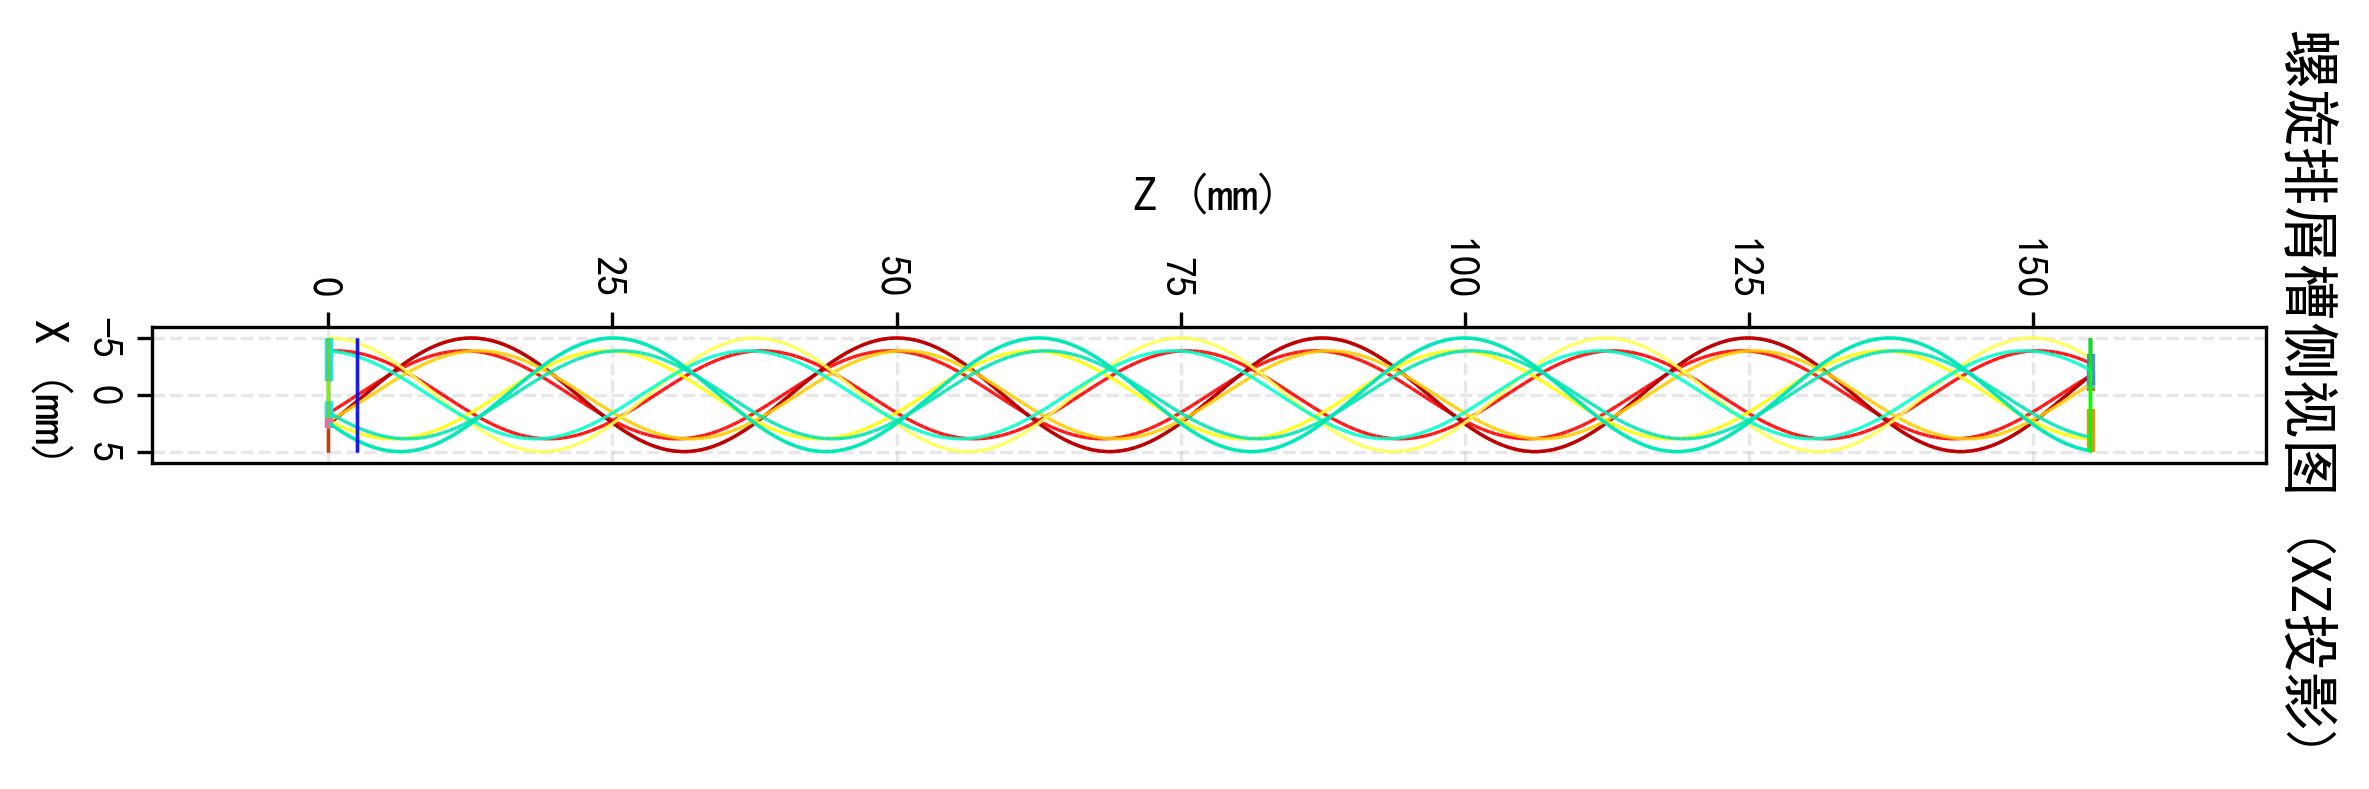

This figure's Python source:
#!/usr/bin/env python3
# -*- coding: utf-8 -*-
"""
螺旋排屑槽3D模型侧视图生成工具
只绘制边缘线条，生成侧视图投影
"""

import math
import numpy as np
import sys
import json
import os
import matplotlib.pyplot as plt
import matplotlib.font_manager as fm
from matplotlib.collections import LineCollection

# 设置标准输出编码为UTF-8
if sys.platform == 'win32':
    try:
        import io
        if sys.stdout.encoding != 'utf-8':
            sys.stdout = io.TextIOWrapper(sys.stdout.buffer, encoding='utf-8')
        if sys.stderr.encoding != 'utf-8':
            sys.stderr = io.TextIOWrapper(sys.stderr.buffer, encoding='utf-8')
    except:
        pass  # 如果已经关闭，忽略错误

# 配置matplotlib中文字体
def setup_chinese_font():
    """设置matplotlib中文字体"""
    chinese_fonts = [
        'SimHei',           # 黑体
        'Microsoft YaHei',  # 微软雅黑
        'SimSun',           # 宋体
        'KaiTi',            # 楷体
        'FangSong',        # 仿宋
    ]
    
    available_fonts = [f.name for f in fm.fontManager.ttflist]
    
    for font_name in chinese_fonts:
        if font_name in available_fonts:
            plt.rcParams['font.sans-serif'] = [font_name]
            plt.rcParams['axes.unicode_minus'] = False
            return
    
    plt.rcParams['axes.unicode_minus'] = False

setup_chinese_font()

# 检查并导入必要的库
try:
    import trimesh
except ImportError:
    print("错误：trimesh库未安装")
    print("  安装命令: pip install trimesh")
    sys.exit(1)

try:
    import open3d as o3d
    HAS_OPEN3D = True
    import warnings
    warnings.filterwarnings('ignore', category=UserWarning, module='open3d')
    o3d.utility.set_verbosity_level(o3d.utility.VerbosityLevel.Error)
except ImportError:
    HAS_OPEN3D = False
    print("提示：安装open3d库可以获得更好的3D可视化效果")
    print("  安装命令: pip install open3d")


def extract_edge_lines(mesh, view_direction='xz', sample_ratio=0.1):
    """
    从mesh中提取边缘线条（侧视图可见的边缘）
    返回边缘线段的列表，每个线段是[(x1, y1, z1), (x2, y2, z2)]
    
    参数:
        mesh: trimesh mesh对象
        view_direction: 视图方向，'xz'或'yz'
        sample_ratio: 采样比例，用于减少边的数量（0.0-1.0）
    """
    print("  提取mesh边缘...")
    
    # 获取所有唯一的边
    edges_set = set()
    for face in mesh.faces:
        for i in range(3):
            v1 = face[i]
            v2 = face[(i + 1) % 3]
            edge = tuple(sorted([v1, v2]))
            edges_set.add(edge)
    
    edges_list = list(edges_set)
    print(f"  找到 {len(edges_list)} 条边")
    
    # 如果边太多，进行采样
    if sample_ratio < 1.0 and len(edges_list) > 10000:
        import random
        sample_size = int(len(edges_list) * sample_ratio)
        edges_list = random.sample(edges_list, sample_size)
        print(f"  采样到 {len(edges_list)} 条边")
    
    # 转换为坐标
    edge_lines = []
    for edge in edges_list:
        v1_idx, v2_idx = edge
        p1 = mesh.vertices[v1_idx]
        p2 = mesh.vertices[v2_idx]
        edge_lines.append([p1, p2])
    
    return edge_lines


def project_to_side_view(edge_lines, view_direction='xz', return_depth=False):
    """
    将3D边缘线投影到侧视图（XZ平面），可选返回深度信息
    
    参数:
        edge_lines: 边缘线列表，每个元素是[(x1, y1, z1), (x2, y2, z2)]
        view_direction: 视图方向，'xz'表示XZ平面投影
        return_depth: 是否返回深度信息（Y坐标）
    
    返回:
        如果return_depth=False: 投影后的2D线段列表，每个元素是[(x1, z1), (x2, z2)]
        如果return_depth=True: (投影后的2D线段列表, 深度列表)，深度是Y坐标的平均值
    """
    projected_lines = []
    depths = []
    
    for line in edge_lines:
        p1, p2 = line
        
        if view_direction == 'xz':
            # XZ平面投影：保留X和Z坐标，忽略Y坐标
            proj_p1 = np.array([p1[0], p1[2]])
            proj_p2 = np.array([p2[0], p2[2]])
            # Y坐标表示深度（前后关系）
            depth = (p1[1] + p2[1]) / 2.0
        elif view_direction == 'yz':
            # YZ平面投影：保留Y和Z坐标，忽略X坐标
            proj_p1 = np.array([p1[1], p1[2]])
            proj_p2 = np.array([p2[1], p2[2]])
            # X坐标表示深度
            depth = (p1[0] + p2[0]) / 2.0
        else:
            # 默认XZ投影
            proj_p1 = np.array([p1[0], p1[2]])
            proj_p2 = np.array([p2[0], p2[2]])
            depth = (p1[1] + p2[1]) / 2.0
        
        projected_lines.append([proj_p1, proj_p2])
        depths.append(depth)
    
    if return_depth:
        return projected_lines, depths
    return projected_lines


def handle_occlusion(segments_with_depth_and_color, tolerance=0.05):
    """
    处理遮挡关系，移除被遮挡的线段（优化版本：使用空间网格加速）
    
    参数:
        segments_with_depth_and_color: 列表，每个元素是(segment, depth, color)
            segment: [[x1, z1], [x2, z2]]
            depth: 深度值（Y坐标的平均值，越大越靠前）
            color: 颜色
        tolerance: 判断线段重叠的容差（mm）
    
    返回:
        可见线段列表，每个元素是(segment, color)
    """
    if not segments_with_depth_and_color:
        return []
    
    # 如果线段数量较少，使用简单方法
    if len(segments_with_depth_and_color) < 1000:
        return handle_occlusion_simple(segments_with_depth_and_color, tolerance)
    
    # 按深度排序（深度大的在前，即Y值大的在前，更靠近观察者）
    sorted_segments = sorted(segments_with_depth_and_color, key=lambda x: x[1], reverse=True)
    
    # 计算X和Z的范围，用于创建空间网格
    all_x = []
    all_z = []
    for segment, _, _ in sorted_segments:
        p1, p2 = segment
        all_x.extend([float(p1[0]), float(p2[0])])
        all_z.extend([float(p1[1]), float(p2[1])])
    
    if not all_x:
        return []
    
    x_min, x_max = min(all_x), max(all_x)
    z_min, z_max = min(all_z), max(all_z)
    
    # 创建空间网格（将空间划分为网格，只检查同一网格内的线段）
    grid_size = max((x_max - x_min) / 50, (z_max - z_min) / 50, tolerance * 10)  # 网格大小
    grid = {}  # {(grid_x, grid_z): [segments]}
    
    def get_grid_key(x, z):
        """获取点所在的网格坐标"""
        gx = int((x - x_min) / grid_size)
        gz = int((z - z_min) / grid_size)
        return (gx, gz)
    
    visible_segments = []
    occluded_count = 0
    
    for segment, depth, color in sorted_segments:
        p1, p2 = segment
        x1, z1 = float(p1[0]), float(p1[1])
        x2, z2 = float(p2[0]), float(p2[1])
        
        # 确保x1 <= x2（规范化线段方向）
        if x1 > x2:
            x1, x2 = x2, x1
            z1, z2 = z2, z1
        
        # 获取线段覆盖的网格
        grid_keys = set()
        grid_keys.add(get_grid_key(x1, z1))
        grid_keys.add(get_grid_key(x2, z2))
        # 如果线段跨越多个网格，添加中间网格
        num_steps = max(1, int((x2 - x1) / grid_size) + 1)
        for i in range(num_steps + 1):
            t = i / num_steps if num_steps > 0 else 0
            x = x1 + t * (x2 - x1)
            z = z1 + t * (z2 - z1)
            grid_keys.add(get_grid_key(x, z))
        
        # 检查这条线段是否被已处理的线段遮挡
        is_occluded = False
        
        # 只检查相关网格中的线段
        candidate_segments = []
        for gk in grid_keys:
            if gk in grid:
                candidate_segments.extend(grid[gk])
        
        # 对于候选线段，检查当前线段是否被遮挡
        for seen_seg, seen_depth, _ in candidate_segments:
            if seen_depth <= depth:  # 已处理的线段在后面（深度小），不会遮挡当前线段
                continue
            
            seen_p1, seen_p2 = seen_seg
            sx1, sz1 = float(seen_p1[0]), float(seen_p1[1])
            sx2, sz2 = float(seen_p2[0]), float(seen_p2[1])
            
            if sx1 > sx2:
                sx1, sx2 = sx2, sx1
                sz1, sz2 = sz2, sz1
            
            # 快速检查：X方向是否重叠
            if x2 < sx1 - tolerance or x1 > sx2 + tolerance:
                continue
            
            # 计算重叠区域
            overlap_x1 = max(x1, sx1)
            overlap_x2 = min(x2, sx2)
            
            if overlap_x2 - overlap_x1 <= tolerance:
                continue
            
            # 有重叠，检查Z坐标
            overlap_x_mid = (overlap_x1 + overlap_x2) / 2.0
            
            # 在当前线段上插值Z值
            if abs(x2 - x1) > tolerance:
                t1 = (overlap_x_mid - x1) / (x2 - x1)
                z_current = z1 + t1 * (z2 - z1)
            else:
                z_current = (z1 + z2) / 2.0
            
            # 在已处理线段上插值Z值
            if abs(sx2 - sx1) > tolerance:
                t2 = (overlap_x_mid - sx1) / (sx2 - sx1)
                z_seen = sz1 + t2 * (sz2 - sz1)
            else:
                z_seen = (sz1 + sz2) / 2.0
            
            # 如果Z值接近（在容差内），且已处理线段深度更大（更靠前），则当前线段被遮挡
            z_tolerance = tolerance * 2
            if abs(z_current - z_seen) < z_tolerance:
                # 检查重叠比例
                overlap_ratio = (overlap_x2 - overlap_x1) / max(abs(x2 - x1), tolerance)
                if overlap_ratio > 0.8:  # 80%以上重叠
                    is_occluded = True
                    occluded_count += 1
                    break
        
        if not is_occluded:
            visible_segments.append((segment, depth, color))
            # 将线段添加到网格中
            for gk in grid_keys:
                if gk not in grid:
                    grid[gk] = []
                grid[gk].append((segment, depth, color))
    
    print(f"    移除了 {occluded_count} 条被遮挡的线段")
    
    # 返回可见线段和颜色
    return [(seg, color) for seg, _, color in visible_segments]


def handle_occlusion_simple(segments_with_depth_and_color, tolerance=0.05):
    """
    简单的遮挡处理（用于少量线段）
    """
    if not segments_with_depth_and_color:
        return []
    
    # 按深度排序
    sorted_segments = sorted(segments_with_depth_and_color, key=lambda x: x[1], reverse=True)
    visible_segments = []
    
    for segment, depth, color in sorted_segments:
        p1, p2 = segment
        x1, z1 = float(p1[0]), float(p1[1])
        x2, z2 = float(p2[0]), float(p2[1])
        
        if x1 > x2:
            x1, x2 = x2, x1
            z1, z2 = z2, z1
        
        is_occluded = False
        
        for seen_seg, seen_depth, _ in visible_segments:
            if seen_depth <= depth:
                continue
            
            seen_p1, seen_p2 = seen_seg
            sx1, sz1 = float(seen_p1[0]), float(seen_p1[1])
            sx2, sz2 = float(seen_p2[0]), float(seen_p2[1])
            
            if sx1 > sx2:
                sx1, sx2 = sx2, sx1
                sz1, sz2 = sz2, sz1
            
            if x2 < sx1 - tolerance or x1 > sx2 + tolerance:
                continue
            
            overlap_x1 = max(x1, sx1)
            overlap_x2 = min(x2, sx2)
            
            if overlap_x2 - overlap_x1 > tolerance:
                overlap_x_mid = (overlap_x1 + overlap_x2) / 2.0
                
                if abs(x2 - x1) > tolerance:
                    t1 = (overlap_x_mid - x1) / (x2 - x1)
                    z_current = z1 + t1 * (z2 - z1)
                else:
                    z_current = (z1 + z2) / 2.0
                
                if abs(sx2 - sx1) > tolerance:
                    t2 = (overlap_x_mid - sx1) / (sx2 - sx1)
                    z_seen = sz1 + t2 * (sz2 - sz1)
                else:
                    z_seen = (sz1 + sz2) / 2.0
                
                z_tolerance = tolerance * 2
                if abs(z_current - z_seen) < z_tolerance:
                    overlap_ratio = (overlap_x2 - overlap_x1) / max(abs(x2 - x1), tolerance)
                    if overlap_ratio > 0.8:
                        is_occluded = True
                        break
        
        if not is_occluded:
            visible_segments.append((segment, depth, color))
    
    return [(seg, color) for seg, _, color in visible_segments]


def create_side_view(mesh, params, output_file='spiral_groove_side_view.png', 
                    view_direction='xz', dpi=300, figsize=(12, 8)):
    """
    创建侧视图，只绘制边缘线条，使用和主程序相同的颜色方案
    
    参数:
        mesh: trimesh.Trimesh对象
        params: 参数字典
        output_file: 输出文件名
        view_direction: 视图方向，'xz'或'yz'
        dpi: 输出分辨率
        figsize: 图像大小
    """
    print("=" * 60)
    print("生成侧视图（只绘制线条，使用相同颜色方案）")
    print("=" * 60)
    
    # 导入主程序的边缘提取函数
    try:
        from spiral_groove_3d_cad import (
            _extract_circle_edge_points,
            _extract_spiral_edge_points,
            NUM_CIRCLE_POINTS
        )
    except ImportError:
        print("错误：无法导入主程序的边缘提取函数")
        return None
    
    # 提取边缘点（使用和主程序相同的方法）
    print("提取边缘点...")
    vertices = mesh.vertices
    bounds = mesh.bounds
    radius = params['D1'] / 2.0
    
    # 提取端面圆周
    bottom_z = max(params['L1'] * 0.5, bounds[0][2] + 0.1) if params['L1'] > 0 else bounds[0][2] + 0.1
    bottom_circle_points = _extract_circle_edge_points(vertices, bounds, radius, bottom_z) if bottom_z > bounds[0][2] else None
    top_circle_points = _extract_circle_edge_points(vertices, bounds, radius, bounds[1][2])
    
    # 提取螺旋槽边缘点
    # 注意：_extract_spiral_edge_points内部使用L1作为起始点，但实际螺旋槽从z=0开始
    # 我们需要修改参数，使边缘提取覆盖整个范围（从0到L1+L2）
    # 同时减少采样点数以提高性能（侧视图不需要那么高的精度）
    modified_params = params.copy()
    # 临时修改L1为0，使边缘提取从z=0开始
    original_L1 = modified_params['L1']
    modified_params['L1'] = 0.0
    modified_params['L2'] = original_L1 + modified_params['L2']  # 扩展L2以覆盖整个范围
    
    # 减少采样点数以提高性能（侧视图可以使用较少的点）
    # 原来NUM_SPIRAL_POINTS=1500，对于侧视图200-300点就足够了
    side_view_spiral_points = 250  # 侧视图使用的采样点数（进一步减少以提高速度）
    spiral_edge_points = _extract_spiral_edge_points(vertices, modified_params, num_points=side_view_spiral_points)
    
    # 恢复原始参数
    modified_params['L1'] = original_L1
    modified_params['L2'] = modified_params['L2'] - original_L1
    
    # 定义颜色方案（和主程序相同）
    bottom_circle_color = (0.0, 0.0, 1.0)  # 深蓝色（使用元组以便作为字典键）
    top_circle_color = (0.0, 1.0, 0.0)     # 深绿色（使用元组以便作为字典键）
    
    # 螺旋槽颜色方案（和主程序相同）
    # 16条线：0=底部左, 1=底部右, 2=外边缘左(峰), 3=外边缘右(峰), 4=侧面左, 5=侧面右, 6=锋左, 7=锋右,
    #         8=起始端左, 9=起始端右, 10=结束端左, 11=结束端右, 12=起始端底部圆周, 13=起始端外边缘圆周, 14=结束端底部圆周, 15=结束端外边缘圆周
    spiral_colors = [
        # 槽1：使用红色系
        [[1.0, 0.0, 0.0], [0.7, 0.0, 0.0],  # 底部：鲜红/深红
         [1.0, 1.0, 0.0], [1.0, 0.8, 0.0],  # 峰（外边缘）：亮黄/金黄
         [1.0, 0.6, 0.8], [0.9, 0.4, 0.6],  # 侧面：粉红/浅粉红
         [1.0, 0.5, 0.0], [0.8, 0.4, 0.0],  # 锋：橙色/深橙
         [1.0, 0.3, 0.0], [0.7, 0.2, 0.0],  # 起始/结束端：橙红/深橙红
         [1.0, 1.0, 0.3], [1.0, 0.9, 0.2],  # 圆周：黄色/深黄色
         [1.0, 1.0, 0.3], [1.0, 0.9, 0.2]],
        # 槽2：使用蓝色系
        [[0.0, 1.0, 1.0], [0.0, 0.9, 0.9],  # 峰（外边缘）：青色/亮青
         [0.5, 0.7, 1.0], [0.3, 0.5, 0.9],  # 侧面：天蓝/浅天蓝
         [0.0, 0.6, 1.0], [0.0, 0.5, 0.8],  # 锋：青蓝/深青蓝
         [0.3, 0.0, 1.0], [0.2, 0.0, 0.7],  # 起始/结束端：蓝紫/深蓝紫
         [0.0, 1.0, 0.8], [0.0, 0.9, 0.7],  # 圆周：青色/深青色
         [0.0, 1.0, 0.8], [0.0, 0.9, 0.7]],
        # 槽3：使用绿色系
        [[0.7, 1.0, 0.0], [0.6, 0.9, 0.0],  # 峰（外边缘）：黄绿/亮黄绿
         [0.6, 1.0, 0.6], [0.4, 0.9, 0.4],  # 侧面：浅绿/浅绿
         [0.4, 1.0, 0.2], [0.3, 0.8, 0.1],  # 锋：草绿/深草绿
         [0.5, 1.0, 0.0], [0.4, 0.8, 0.0],  # 起始/结束端：绿黄/深绿黄
         [0.7, 1.0, 0.4], [0.6, 0.9, 0.3],  # 圆周：黄绿/深黄绿
         [0.7, 1.0, 0.4], [0.6, 0.9, 0.3]],
        # 槽4：使用紫色系
        [[1.0, 0.5, 1.0], [0.9, 0.4, 0.9],  # 峰（外边缘）：粉紫/亮粉紫
         [0.9, 0.6, 1.0], [0.7, 0.4, 0.9],  # 侧面：浅紫/浅紫
         [0.8, 0.2, 1.0], [0.6, 0.1, 0.8],  # 锋：紫红/深紫红
         [0.6, 0.0, 1.0], [0.4, 0.0, 0.7],  # 起始/结束端：紫蓝/深紫蓝
         [1.0, 0.6, 0.8], [0.9, 0.5, 0.7],  # 圆周：粉紫/深粉紫
         [1.0, 0.6, 0.8], [0.9, 0.5, 0.7]],
    ]
    
    # 投影到侧视图
    print(f"投影到{view_direction.upper()}平面...")
    
    # 创建图形
    fig, ax = plt.subplots(figsize=figsize, dpi=dpi)
    ax.set_aspect('equal')
    
    # 端面圆周将在遮挡处理时一起处理，这里先不单独绘制
    
    # 绘制螺旋槽边缘（使用相同颜色方案）- 优化版本，批量绘制
    print(f"绘制螺旋槽边缘...")
    print(f"  提取到 {len(spiral_edge_points)} 条边缘线")
    num_flutes = params.get('num_flutes', 3)
    edges_per_flute = 16  # 每个槽16种类型的边缘线
    
    edge_idx_in_flute = 0
    current_flute = 0
    
    # 按颜色分组，准备批量绘制
    color_groups = {}  # {color: [segments]}
    
    # RGB(255, 225, 118)转换为0-1范围约为(1.0, 0.882, 0.463)
    target_rgb_0_255_1 = (255, 225, 118)
    target_rgb_0_1_1 = (255/255.0, 225/255.0, 118/255.0)  # (1.0, 0.882, 0.463)
    
    # RGB(255, 230, 51)转换为0-1范围约为(1.0, 0.902, 0.2) - 深黄色
    target_rgb_0_255_2 = (255, 230, 51)
    target_rgb_0_1_2 = (255/255.0, 230/255.0, 51/255.0)  # (1.0, 0.902, 0.2)
    
    removed_edge_count = 0
    
    for spiral_edge in spiral_edge_points:
        if spiral_edge is not None and len(spiral_edge) >= 2:
            # 计算当前边缘线属于哪个槽和哪种类型
            if edge_idx_in_flute >= edges_per_flute:
                edge_idx_in_flute = 0
                current_flute += 1
            
            # 确保edge_type在有效范围内（0-15）
            edge_type = min(edge_idx_in_flute, edges_per_flute - 1)
            
            # 获取颜色
            flute_color_idx = current_flute % len(spiral_colors)
            if flute_color_idx < len(spiral_colors) and edge_type < len(spiral_colors[flute_color_idx]):
                color = tuple(spiral_colors[flute_color_idx][edge_type])  # 转换为tuple作为字典键
            else:
                color = (1.0, 0.0, 0.0)  # 默认红色
            
            # 检查是否是目标颜色，如果是则跳过整条边缘线
            is_target_color = False
            if len(color) >= 3:
                # 如果颜色值在0-1范围
                if all(0 <= c <= 1 for c in color):
                    # RGB(255, 225, 118) = (1.0, 0.882, 0.463)
                    is_target_1 = (abs(color[0] - target_rgb_0_1_1[0]) < 0.1 and
                                   abs(color[1] - target_rgb_0_1_1[1]) < 0.15 and
                                   abs(color[2] - target_rgb_0_1_1[2]) < 0.15)
                    # RGB(255, 230, 51) = (1.0, 0.902, 0.2) - 深黄色
                    # 代码中实际使用的是 (1.0, 0.9, 0.2)，需要精确匹配
                    # 检查是否是深黄色：R接近1.0，G接近0.9，B接近0.2
                    is_target_2 = (abs(color[0] - 1.0) < 0.01 and
                                   abs(color[1] - 0.9) < 0.02 and
                                   abs(color[2] - 0.2) < 0.01)
                    # 也检查精确的RGB(255, 230, 51)值 (1.0, 0.902, 0.2)
                    is_target_2_exact = (abs(color[0] - target_rgb_0_1_2[0]) < 0.01 and
                                         abs(color[1] - target_rgb_0_1_2[1]) < 0.02 and
                                         abs(color[2] - target_rgb_0_1_2[2]) < 0.01)
                    is_target_color = is_target_1 or is_target_2 or is_target_2_exact
                # 如果颜色值在0-255范围
                elif all(0 <= c <= 255 for c in color):
                    is_target_1 = (abs(color[0] - target_rgb_0_255_1[0]) < 10 and
                                  abs(color[1] - target_rgb_0_255_1[1]) < 20 and
                                  abs(color[2] - target_rgb_0_255_1[2]) < 20)
                    is_target_2 = (abs(color[0] - 255) < 5 and
                                  abs(color[1] - 230) < 10 and
                                  abs(color[2] - 51) < 5)
                    is_target_color = is_target_1 or is_target_2
            
            if is_target_color:
                # 跳过这条边缘线，不处理
                removed_edge_count += 1
                edge_idx_in_flute += 1
                continue
            
            # 投影并准备线段
            try:
                segments = []
                if isinstance(spiral_edge[0], (list, np.ndarray)) and len(spiral_edge[0]) == 3:
                    # 多点组成的线（列表中的每个元素是[x, y, z]）
                    if len(spiral_edge) >= 2:
                        # 将多点转换为线段对
                        line_pairs = [[spiral_edge[i], spiral_edge[i+1]] 
                                     for i in range(len(spiral_edge)-1)]
                        projected = project_to_side_view(line_pairs, view_direction, return_depth=False)
                        for line in projected:
                            if len(line) == 2:
                                p1, p2 = line
                                # 检查点是否有效，并确保是numpy数组
                                p1_arr = np.array(p1) if not isinstance(p1, np.ndarray) else p1
                                p2_arr = np.array(p2) if not isinstance(p2, np.ndarray) else p2
                                # 确保是1D数组，并提取标量值
                                p1_arr = np.asarray(p1_arr).flatten()
                                p2_arr = np.asarray(p2_arr).flatten()
                                if (len(p1_arr) >= 2 and len(p2_arr) >= 2 and
                                    not np.any(np.isnan(p1_arr[:2])) and not np.any(np.isnan(p2_arr[:2]))):
                                    # LineCollection需要的格式：每个segment是[[x1, y1], [x2, y2]]
                                    segment = [[float(p1_arr[0]), float(p1_arr[1])], 
                                              [float(p2_arr[0]), float(p2_arr[1])]]
                                    segments.append(segment)
                elif len(spiral_edge) == 2:
                    # 两点组成的线（spiral_edge本身就是[p1, p2]）
                    if (isinstance(spiral_edge[0], (list, np.ndarray)) and 
                        isinstance(spiral_edge[1], (list, np.ndarray)) and
                        len(spiral_edge[0]) == 3 and len(spiral_edge[1]) == 3):
                        projected = project_to_side_view([spiral_edge], view_direction, return_depth=False)
                        if projected and len(projected) > 0 and len(projected[0]) == 2:
                            p1, p2 = projected[0]
                            # 检查点是否有效，并确保是numpy数组
                            p1_arr = np.array(p1) if not isinstance(p1, np.ndarray) else p1
                            p2_arr = np.array(p2) if not isinstance(p2, np.ndarray) else p2
                            # 确保是1D数组，并提取标量值
                            p1_arr = np.asarray(p1_arr).flatten()
                            p2_arr = np.asarray(p2_arr).flatten()
                            if (len(p1_arr) >= 2 and len(p2_arr) >= 2 and
                                not np.any(np.isnan(p1_arr[:2])) and not np.any(np.isnan(p2_arr[:2]))):
                                # LineCollection需要的格式：每个segment是[[x1, y1], [x2, y2]]
                                segment = [[float(p1_arr[0]), float(p1_arr[1])], 
                                          [float(p2_arr[0]), float(p2_arr[1])]]
                                segments.append(segment)
                
                # 将线段添加到对应颜色的组
                if segments:
                    if color not in color_groups:
                        color_groups[color] = []
                    color_groups[color].extend(segments)
                    
            except Exception as e:
                # 输出错误信息以便调试
                print(f"  警告: 处理边缘线时出错: {e}")
                import traceback
                traceback.print_exc()
            
            edge_idx_in_flute += 1
    
    if removed_edge_count > 0:
        print(f"  去除目标颜色(RGB(255,225,118)和RGB(255,230,51))的边缘线: {removed_edge_count} 条")
    
    # 添加端面圆周
    if bottom_circle_points and len(bottom_circle_points) >= 2:
        line_pairs = [[bottom_circle_points[i], bottom_circle_points[i+1]] 
                      for i in range(len(bottom_circle_points)-1)]
        projected = project_to_side_view(line_pairs, view_direction, return_depth=False)
        for line in projected:
            if len(line) == 2:
                p1, p2 = line
                # 检查点是否有效，并确保是numpy数组
                p1_arr = np.array(p1) if not isinstance(p1, np.ndarray) else p1
                p2_arr = np.array(p2) if not isinstance(p2, np.ndarray) else p2
                # 确保是1D数组，并提取标量值
                p1_arr = np.asarray(p1_arr).flatten()
                p2_arr = np.asarray(p2_arr).flatten()
                if (len(p1_arr) >= 2 and len(p2_arr) >= 2 and
                    not np.any(np.isnan(p1_arr[:2])) and not np.any(np.isnan(p2_arr[:2]))):
                    segment = [[float(p1_arr[0]), float(p1_arr[1])], 
                              [float(p2_arr[0]), float(p2_arr[1])]]
                    if bottom_circle_color not in color_groups:
                        color_groups[bottom_circle_color] = []
                    color_groups[bottom_circle_color].append(segment)
    
    if top_circle_points and len(top_circle_points) >= 2:
        line_pairs = [[top_circle_points[i], top_circle_points[i+1]] 
                      for i in range(len(top_circle_points)-1)]
        projected = project_to_side_view(line_pairs, view_direction, return_depth=False)
        for line in projected:
            if len(line) == 2:
                p1, p2 = line
                # 检查点是否有效，并确保是numpy数组
                p1_arr = np.array(p1) if not isinstance(p1, np.ndarray) else p1
                p2_arr = np.array(p2) if not isinstance(p2, np.ndarray) else p2
                # 确保是1D数组，并提取标量值
                p1_arr = np.asarray(p1_arr).flatten()
                p2_arr = np.asarray(p2_arr).flatten()
                if (len(p1_arr) >= 2 and len(p2_arr) >= 2 and
                    not np.any(np.isnan(p1_arr[:2])) and not np.any(np.isnan(p2_arr[:2]))):
                    segment = [[float(p1_arr[0]), float(p1_arr[1])], 
                              [float(p2_arr[0]), float(p2_arr[1])]]
                    if top_circle_color not in color_groups:
                        color_groups[top_circle_color] = []
                    color_groups[top_circle_color].append(segment)
    
    # 重新按颜色分组（确保颜色是元组以便作为字典键）
    # 不再清除多余的线条，直接保留所有线条
    deduplicated_color_groups = {}
    
    # 处理所有线段，直接按颜色分组，不做任何删除或特殊处理
    for color, segments in color_groups.items():
        # 确保颜色是元组（如果是列表则转换）
        color_tuple = tuple(color) if isinstance(color, (list, np.ndarray)) else color
        
        # 直接添加到分组中，保留所有线段
        if color_tuple not in deduplicated_color_groups:
            deduplicated_color_groups[color_tuple] = []
        deduplicated_color_groups[color_tuple].extend(segments)
    
    total_after = sum(len(segments) for segments in deduplicated_color_groups.values())
    print(f"  总共: {total_after} 条线段（保留所有线条，未进行任何过滤）")
    
    # 显示所有颜色的统计
    print(f"\n  所有颜色的统计:")
    for color_key, segments in deduplicated_color_groups.items():
        print(f"    颜色 {color_key}: {len(segments)} 条线段")
    
    # 保存线条坐标数据到JSON文件（便于后续操作）
    lines_data = {
        'segments_by_color': {},
        'metadata': {
            'total_colors': len(deduplicated_color_groups),
            'total_segments': sum(len(segments) for segments in deduplicated_color_groups.values()),
            'coordinate_system': 'XZ_plane',  # XZ平面投影
            'units': 'mm',
            'view_direction': view_direction
        }
    }
    
    for color, segments in deduplicated_color_groups.items():
        # 将颜色元组转换为列表（JSON不支持元组）
        color_key = list(color) if isinstance(color, tuple) else color
        # 将线段转换为可序列化的格式
        segments_data = []
        for seg in segments:
            if len(seg) == 2:
                p1, p2 = seg
                segments_data.append({
                    'p1': [float(p1[0]), float(p1[1])],  # [x, z] 在XZ投影中
                    'p2': [float(p2[0]), float(p2[1])]   # [x, z]
                })
        lines_data['segments_by_color'][str(color_key)] = segments_data
    
    # 保存到JSON文件
    data_file = output_file.replace('.png', '_lines_data.json')
    with open(data_file, 'w', encoding='utf-8') as f:
        json.dump(lines_data, f, indent=2, ensure_ascii=False)
    print(f"  线条坐标数据已保存到: {data_file}")
    print(f"  共 {len(deduplicated_color_groups)} 种颜色, {sum(len(segments) for segments in deduplicated_color_groups.values())} 条线段")
    
    # 批量绘制所有线段（使用去重后的数据）
    print(f"  批量绘制 {len(deduplicated_color_groups)} 种颜色的线段...")
    total_segments = 0
    for color, segments in deduplicated_color_groups.items():
        if segments:
            # 确保segments是正确的格式（numpy数组）
            segments_array = np.array(segments)
            # LineCollection需要segments的形状是 (N, 2, 2)，即N个线段，每个线段2个点，每个点2个坐标
            if segments_array.ndim == 3 and segments_array.shape[1] == 2 and segments_array.shape[2] == 2:
                # 对于只有少量线段的颜色，使用更粗的线条以便可见
                linewidth = 2.0 if len(segments) <= 5 else 0.8
                lc = LineCollection(segments_array, colors=color, linewidths=linewidth, alpha=0.9)
                ax.add_collection(lc)
                total_segments += len(segments)
                print(f"    绘制颜色 {color}: {len(segments)} 条线段, 线宽={linewidth}")
            else:
                print(f"  警告: segments格式不正确，形状: {segments_array.shape}")
    
    print(f"  成功绘制 {total_segments} 条边缘线段")
    
    # 自动调整坐标轴范围以适应数据
    if total_segments > 0:
        # 收集所有点的坐标（使用去重后的数据）
        all_x = []
        all_y = []
        for segments in deduplicated_color_groups.values():
            for seg in segments:
                all_x.extend([seg[0][0], seg[1][0]])
                all_y.extend([seg[0][1], seg[1][1]])
        
        if all_x and all_y:
            x_min, x_max = min(all_x), max(all_x)
            y_min, y_max = min(all_y), max(all_y)
            # 添加一些边距
            x_margin = (x_max - x_min) * 0.1 if x_max > x_min else 1.0
            y_margin = (y_max - y_min) * 0.1 if y_max > y_min else 1.0
            ax.set_xlim(x_min - x_margin, x_max + x_margin)
            ax.set_ylim(y_min - y_margin, y_max + y_margin)
            print(f"  坐标轴范围: X=[{x_min-x_margin:.2f}, {x_max+x_margin:.2f}], Z=[{y_min-y_margin:.2f}, {y_max+y_margin:.2f}]")
    
    # 设置坐标轴标签
    if view_direction == 'xz':
        ax.set_xlabel('X (mm)', fontsize=12)
        ax.set_ylabel('Z (mm)', fontsize=12)
        ax.set_title('螺旋排屑槽侧视图 (XZ投影)', fontsize=14, fontweight='bold')
    else:
        ax.set_xlabel('Y (mm)', fontsize=12)
        ax.set_ylabel('Z (mm)', fontsize=12)
        ax.set_title('螺旋排屑槽侧视图 (YZ投影)', fontsize=14, fontweight='bold')
    
    # 添加网格
    ax.grid(True, alpha=0.3, linestyle='--')
    
    # 保存图像
    print(f"保存图像到 {output_file}...")
    plt.tight_layout()
    plt.savefig(output_file, dpi=dpi, bbox_inches='tight')
    print(f"✓ 侧视图已保存到 {output_file}")
    
    plt.close()
    
    # 旋转图像：逆时针旋转90度
    try:
        from PIL import Image
        print("旋转图像（逆时针90度）...")
        img = Image.open(output_file)
        # 逆时针旋转90度 = 顺时针旋转270度
        img_rotated = img.rotate(-90, expand=True)
        img_rotated.save(output_file)
        print(f"✓ 图像已旋转并保存到 {output_file}")
    except ImportError:
        print("警告: PIL/Pillow未安装，无法旋转图像")
        print("  安装命令: pip install Pillow")
    except Exception as e:
        print(f"警告: 旋转图像时出错: {e}")
    
    return output_file


def load_and_draw_from_data(data_file, output_file='spiral_groove_from_data.png', 
                            dpi=300, figsize=(12, 8)):
    """
    从JSON数据文件加载线条坐标并绘制
    
    参数:
        data_file: JSON数据文件路径
        output_file: 输出图像文件名
        dpi: 输出分辨率
        figsize: 图像大小
    """
    print("=" * 60)
    print("从数据文件加载并绘制线条")
    print("=" * 60)
    
    # 读取JSON数据
    with open(data_file, 'r', encoding='utf-8') as f:
        lines_data = json.load(f)
    
    metadata = lines_data.get('metadata', {})
    segments_by_color = lines_data.get('segments_by_color', {})
    
    print(f"  加载数据: {len(segments_by_color)} 种颜色, {metadata.get('total_segments', 0)} 条线段")
    print(f"  坐标系: {metadata.get('coordinate_system', 'unknown')}")
    print(f"  保留所有线条，未进行任何过滤")
    
    # 设置中文字体
    setup_chinese_font()
    
    # 创建图形
    fig, ax = plt.subplots(figsize=figsize, dpi=dpi)
    ax.set_aspect('equal')
    
    # 绘制所有线段，使用原始颜色
    total_segments = 0
    
    for color_str, segments_data in segments_by_color.items():
        # 将颜色字符串转换为元组
        try:
            original_color = eval(color_str)
            if isinstance(original_color, list):
                original_color = tuple(original_color)
        except:
            # 如果无法解析颜色，使用默认颜色
            original_color = (0.5, 0.5, 0.5)  # 灰色
        
        # 转换线段数据为numpy数组格式
        segments = []
        for seg_data in segments_data:
            p1 = seg_data['p1']
            p2 = seg_data['p2']
            segments.append([[p1[0], p1[1]], [p2[0], p2[1]]])
        
        if segments:
            segments_array = np.array(segments)
            if segments_array.ndim == 3 and segments_array.shape[1] == 2 and segments_array.shape[2] == 2:
                # 对于只有少量线段的颜色，使用更粗的线条以便可见
                linewidth = 2.0 if len(segments) <= 5 else 1.0
                # 使用原始颜色
                lc = LineCollection(segments_array, colors=original_color, linewidths=linewidth, alpha=0.9)
                ax.add_collection(lc)
                total_segments += len(segments)
                print(f"    颜色 {original_color}: {len(segments)} 条线段, 线宽={linewidth}")
    
    print(f"  成功绘制 {total_segments} 条线段")
    
    # 自动调整坐标轴范围
    if total_segments > 0:
        all_x = []
        all_y = []
        for segments_data in segments_by_color.values():
            for seg_data in segments_data:
                all_x.extend([seg_data['p1'][0], seg_data['p2'][0]])
                all_y.extend([seg_data['p1'][1], seg_data['p2'][1]])
        
        if all_x and all_y:
            x_min, x_max = min(all_x), max(all_x)
            y_min, y_max = min(all_y), max(all_y)
            x_margin = (x_max - x_min) * 0.1 if x_max > x_min else 1.0
            y_margin = (y_max - y_min) * 0.1 if y_max > y_min else 1.0
            ax.set_xlim(x_min - x_margin, x_max + x_margin)
            ax.set_ylim(y_min - y_margin, y_max + y_margin)
            print(f"  坐标轴范围: X=[{x_min-x_margin:.2f}, {x_max+x_margin:.2f}], Z=[{y_min-y_margin:.2f}, {y_max+y_margin:.2f}]")
    
    # 设置坐标轴标签
    view_direction = metadata.get('view_direction', 'xz')
    if view_direction == 'xz':
        ax.set_xlabel('X (mm)', fontsize=12)
        ax.set_ylabel('Z (mm)', fontsize=12)
        ax.set_title('螺旋排屑槽侧视图 (从数据文件加载)', fontsize=14, fontweight='bold')
    else:
        ax.set_xlabel('Y (mm)', fontsize=12)
        ax.set_ylabel('Z (mm)', fontsize=12)
        ax.set_title('螺旋排屑槽侧视图 (从数据文件加载)', fontsize=14, fontweight='bold')
    
    ax.grid(True, alpha=0.3, linestyle='--')
    
    # 保存图像
    plt.tight_layout()
    plt.savefig(output_file, dpi=dpi, bbox_inches='tight')
    plt.close()
    
    print(f"✓ 图像已保存到 {output_file}")
    
    # 旋转图像：逆时针旋转90度
    try:
        from PIL import Image
        print("旋转图像（逆时针90度）...")
        img = Image.open(output_file)
        # 逆时针旋转90度 = 顺时针旋转270度
        img_rotated = img.rotate(-90, expand=True)
        img_rotated.save(output_file)
        print(f"✓ 图像已旋转并保存到 {output_file}")
    except ImportError:
        print("警告: PIL/Pillow未安装，无法旋转图像")
        print("  安装命令: pip install Pillow")
    except Exception as e:
        print(f"警告: 旋转图像时出错: {e}")
    
    return output_file


def main():
    """主函数"""
    # 导入主程序中的模型创建函数
    try:
        from spiral_groove_3d_cad import create_spiral_groove_mesh
    except ImportError:
        print("错误：无法导入 spiral_groove_3d_cad 模块")
        print("  请确保 spiral_groove_3d_cad.py 在同一目录下")
        sys.exit(1)
    
    # 使用与主程序相同的参数
    D1 = 10.0           # 刀具直径 (mm)
    L1 = 5.0            # 导向长度 (mm)
    L2 = 150.0          # 排屑槽长度 (mm)
    A1 = 40.0           # 螺旋角 (度)
    blade_height = 1.5  # 槽深 (mm)
    num_flutes = 3      # 螺旋槽数量
    
    print("=" * 60)
    print("螺旋排屑槽侧视图生成工具")
    print("=" * 60)
    print(f"参数: D1={D1}mm, L1={L1}mm, L2={L2}mm, A1={A1}°")
    print(f"      槽深={blade_height}mm, 槽数={num_flutes}")
    print("=" * 60)
    
    try:
        # 创建3D模型
        print("\n创建3D模型...")
        mesh, params = create_spiral_groove_mesh(
            D1=D1,
            L1=L1,
            L2=L2,
            A1=A1,
            blade_height=blade_height,
            num_flutes=num_flutes,
            z_resolution=400,
            theta_resolution=160
        )
        
        print(f"模型信息:")
        print(f"  顶点数: {len(mesh.vertices)}")
        print(f"  面片数: {len(mesh.faces)}")
        print(f"  边数: {len(mesh.edges)}")
        
        # 生成侧视图
        print("\n生成侧视图...")
        output_file = create_side_view(
            mesh,
            params,
            output_file='spiral_groove_side_view.png',
            view_direction='xz',
            dpi=300,
            figsize=(12, 8)
        )
        
        print("\n" + "=" * 60)
        print("侧视图生成完成！")
        print(f"输出文件: {output_file}")
        print("=" * 60)
        
    except Exception as e:
        print(f"\n错误: {e}")
        import traceback
        traceback.print_exc()
        sys.exit(1)


if __name__ == "__main__":
    main()

